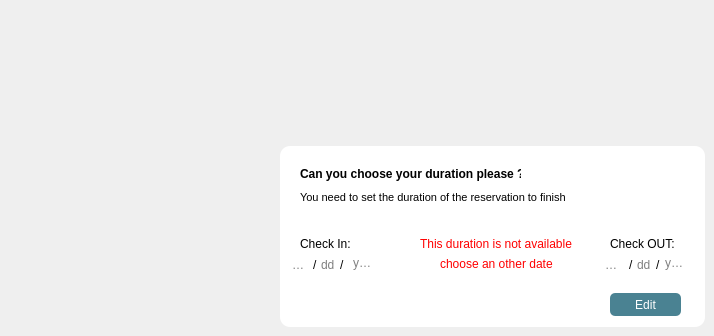
       <widget class="QWidget" name="page_22">
        <widget class="QWidget" name="Duration_PopUp_widget_2" native="true">
         <property name="geometry">
          <rect>
           <x>280</x>
           <y>146</y>
           <width>425</width>
           <height>181</height>
          </rect>
         </property>
         <property name="styleSheet">
          <string notr="true">background:white;
border-radius:10px;</string>
         </property>
         <widget class="QLabel" name="label_6">
          <property name="geometry">
           <rect>
            <x>20</x>
            <y>20</y>
            <width>221</width>
            <height>16</height>
           </rect>
          </property>
          <property name="font">
           <font>
            <pointsize>-1</pointsize>
            <weight>75</weight>
            <bold>true</bold>
           </font>
          </property>
          <property name="styleSheet">
           <string notr="true">position: absolute;
width: 209px;
height: 12px;


font-size: 12px;
line-height: 12px;
letter-spacing: 0.11em;

color: #000000;</string>
          </property>
          <property name="text">
           <string>Can you choose your duration please ?</string>
          </property>
         </widget>
         <widget class="QLabel" name="label_10">
          <property name="geometry">
           <rect>
            <x>20</x>
            <y>90</y>
            <width>51</width>
            <height>16</height>
           </rect>
          </property>
          <property name="text">
           <string>Check In:</string>
          </property>
         </widget>
         <widget class="QLabel" name="label_13">
          <property name="geometry">
           <rect>
            <x>330</x>
            <y>90</y>
            <width>81</width>
            <height>16</height>
           </rect>
          </property>
          <property name="text">
           <string>Check OUT:</string>
          </property>
         </widget>
         <widget class="QLabel" name="wornning1_2">
          <property name="geometry">
           <rect>
            <x>140</x>
            <y>90</y>
            <width>161</width>
            <height>16</height>
           </rect>
          </property>
          <property name="styleSheet">
           <string notr="true">color:red;</string>
          </property>
          <property name="text">
           <string>This duration is not available </string>
          </property>
         </widget>
         <widget class="QLabel" name="label_14">
          <property name="geometry">
           <rect>
            <x>20</x>
            <y>43</y>
            <width>321</width>
            <height>16</height>
           </rect>
          </property>
          <property name="styleSheet">
           <string notr="true">
font-size: 11px;
line-height: 10px;

color: #000000;</string>
          </property>
          <property name="text">
           <string>You need to set the duration of the reservation to finish</string>
          </property>
         </widget>
         <widget class="QLabel" name="wornning2_2">
          <property name="geometry">
           <rect>
            <x>160</x>
            <y>110</y>
            <width>121</width>
            <height>16</height>
           </rect>
          </property>
          <property name="styleSheet">
           <string notr="true">color:red;</string>
          </property>
          <property name="text">
           <string>choose an other date</string>
          </property>
         </widget>
         <widget class="QLineEdit" name="DayCheckIn_2">
          <property name="geometry">
           <rect>
            <x>39</x>
            <y>110</y>
            <width>24</width>
            <height>17</height>
           </rect>
          </property>
          <property name="placeholderText">
           <string>dd</string>
          </property>
         </widget>
         <widget class="QLineEdit" name="MonthCheckin_lineEdit_2">
          <property name="geometry">
           <rect>
            <x>10</x>
            <y>110</y>
            <width>23</width>
            <height>17</height>
           </rect>
          </property>
          <property name="placeholderText">
           <string>mm</string>
          </property>
         </widget>
         <widget class="QLineEdit" name="YearCheckIn_2">
          <property name="geometry">
           <rect>
            <x>71</x>
            <y>110</y>
            <width>26</width>
            <height>14</height>
           </rect>
          </property>
          <property name="text">
           <string/>
          </property>
          <property name="placeholderText">
           <string>yyyy</string>
          </property>
         </widget>
         <widget class="QLabel" name="label_15">
          <property name="geometry">
           <rect>
            <x>33</x>
            <y>112</y>
            <width>13</width>
            <height>14</height>
           </rect>
          </property>
          <property name="text">
           <string>/</string>
          </property>
         </widget>
         <widget class="QLabel" name="label_16">
          <property name="geometry">
           <rect>
            <x>60</x>
            <y>112</y>
            <width>13</width>
            <height>14</height>
           </rect>
          </property>
          <property name="text">
           <string>/</string>
          </property>
         </widget>
         <widget class="QLabel" name="label_17">
          <property name="geometry">
           <rect>
            <x>376</x>
            <y>112</y>
            <width>6</width>
            <height>14</height>
           </rect>
          </property>
          <property name="text">
           <string>/</string>
          </property>
         </widget>
         <widget class="QLineEdit" name="YearCheckOut_lineEdit_2">
          <property name="geometry">
           <rect>
            <x>383</x>
            <y>110</y>
            <width>26</width>
            <height>14</height>
           </rect>
          </property>
          <property name="text">
           <string/>
          </property>
          <property name="placeholderText">
           <string>yyyy</string>
          </property>
         </widget>
         <widget class="QLineEdit" name="MonthCheckOut_2">
          <property name="geometry">
           <rect>
            <x>323</x>
            <y>110</y>
            <width>23</width>
            <height>17</height>
           </rect>
          </property>
          <property name="placeholderText">
           <string>mm</string>
          </property>
         </widget>
         <widget class="QLineEdit" name="DayCheckOut_LineEdit_2">
          <property name="geometry">
           <rect>
            <x>355</x>
            <y>110</y>
            <width>18</width>
            <height>17</height>
           </rect>
          </property>
          <property name="placeholderText">
           <string>dd</string>
          </property>
         </widget>
         <widget class="QLabel" name="label_18">
          <property name="geometry">
           <rect>
            <x>349</x>
            <y>112</y>
            <width>13</width>
            <height>14</height>
           </rect>
          </property>
          <property name="text">
           <string>/</string>
          </property>
         </widget>
         <widget class="QLabel" name="label_19">
          <property name="geometry">
           <rect>
            <x>400</x>
            <y>10</y>
            <width>12</width>
            <height>12</height>
           </rect>
          </property>
          <property name="styleSheet">
           <string notr="true">background-color:transparent;</string>
          </property>
          <property name="text">
           <string/>
          </property>
          <property name="pixmap">
           <pixmap resource="res.qrc">:/img/img/close_icon.png</pixmap>
          </property>
         </widget>
         <widget class="QPushButton" name="exit_popup_reservation_2">
          <property name="geometry">
           <rect>
            <x>387</x>
            <y>4</y>
            <width>31</width>
            <height>31</height>
           </rect>
          </property>
          <property name="text">
           <string/>
          </property>
          <property name="flat">
           <bool>true</bool>
          </property>
         </widget>
         <widget class="QPushButton" name="edit_reservation">
          <property name="geometry">
           <rect>
            <x>330</x>
            <y>147</y>
            <width>71</width>
            <height>23</height>
           </rect>
          </property>
          <property name="styleSheet">
           <string notr="true">#edit_reservation{
color:white;
border-radius:5px;
background-color: #4A8292;
}
#edit_reservation:hover{
text-decoration:underline;
font-weight: bold;
}</string>
          </property>
          <property name="text">
           <string>Edit</string>
          </property>
         </widget>
         <zorder>label_6</zorder>
         <zorder>label_10</zorder>
         <zorder>label_13</zorder>
         <zorder>wornning1_2</zorder>
         <zorder>label_14</zorder>
         <zorder>wornning2_2</zorder>
         <zorder>MonthCheckin_lineEdit_2</zorder>
         <zorder>YearCheckIn_2</zorder>
         <zorder>label_15</zorder>
         <zorder>label_17</zorder>
         <zorder>YearCheckOut_lineEdit_2</zorder>
         <zorder>MonthCheckOut_2</zorder>
         <zorder>label_18</zorder>
         <zorder>label_19</zorder>
         <zorder>exit_popup_reservation_2</zorder>
         <zorder>edit_reservation</zorder>
         <zorder>DayCheckIn_2</zorder>
         <zorder>DayCheckOut_LineEdit_2</zorder>
         <zorder>label_16</zorder>
        </widget>
       </widget>
